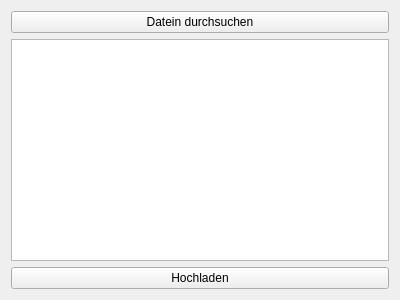
<?xml version="1.0" encoding="UTF-8"?>
<ui version="4.0">
 <class>FileUploader</class>
 <widget class="QWidget" name="FileUploader">
  <property name="geometry">
   <rect>
    <x>0</x>
    <y>0</y>
    <width>400</width>
    <height>300</height>
   </rect>
  </property>
  <property name="windowTitle">
   <string>Logo finden</string>
  </property>
  <layout class="QVBoxLayout" name="verticalLayout">
   <item>
    <widget class="QPushButton" name="durchsuchen_button">
     <property name="text">
      <string>Datein durchsuchen</string>
     </property>
    </widget>
   </item>
   <item>
    <widget class="QListWidget" name="datein_list_widget"/>
   </item>
   <item>
    <widget class="QPushButton" name="hochladen_button">
     <property name="text">
      <string>Hochladen</string>
     </property>
    </widget>
   </item>
  </layout>
 </widget>
 <resources/>
 <connections/>
</ui>
